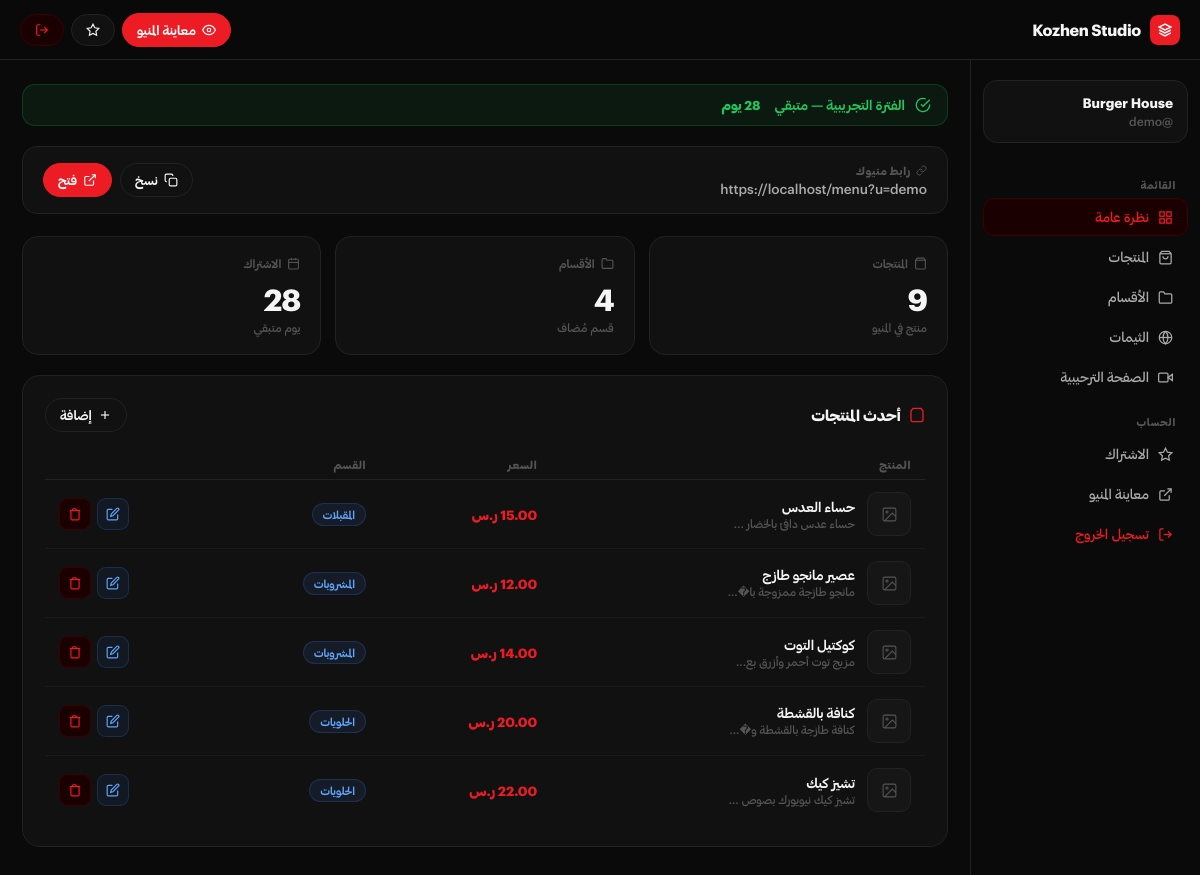
/dashboard (signed in), run on the app's committed database.
### tables this page shows
CREATE TABLE users (
            id INTEGER PRIMARY KEY AUTOINCREMENT,
            username TEXT UNIQUE NOT NULL,
            email TEXT UNIQUE NOT NULL,
            password TEXT NOT NULL,
            restaurant_name TEXT NOT NULL,
            subscription_status TEXT DEFAULT 'trial',
            selected_theme TEXT DEFAULT 'dark',
            trial_start DATE,
            trial_end DATE,
            subscription_end DATE,
            created_at DATETIME DEFAULT CURRENT_TIMESTAMP
        , video_url TEXT DEFAULT '', social_tiktok TEXT DEFAULT '', social_instagram TEXT DEFAULT '', social_snapchat TEXT DEFAULT '', social_location TEXT DEFAULT '', social_whatsapp TEXT DEFAULT '', social_facebook TEXT DEFAULT '', hero_image TEXT DEFAULT '');

CREATE TABLE products (
            id INTEGER PRIMARY KEY AUTOINCREMENT,
            user_id INTEGER,
            name TEXT NOT NULL,
            description TEXT,
            price REAL NOT NULL,
            category TEXT,
            image_url TEXT,
            is_available BOOLEAN DEFAULT 1,
            created_at DATETIME DEFAULT CURRENT_TIMESTAMP,
            FOREIGN KEY (user_id) REFERENCES users(id) ON DELETE CASCADE
        );

CREATE TABLE categories (
            id INTEGER PRIMARY KEY AUTOINCREMENT,
            user_id INTEGER NOT NULL,
            slug TEXT NOT NULL,
            name TEXT NOT NULL,
            icon TEXT DEFAULT 'utensils',
            color TEXT DEFAULT '#8b5cf6',
            sort_order INTEGER DEFAULT 0,
            created_at DATETIME DEFAULT CURRENT_TIMESTAMP,
            FOREIGN KEY (user_id) REFERENCES users(id) ON DELETE CASCADE
        );

### config/config.php (called while the page is built, shortened)
<?php
require_once __DIR__ . '/../includes/functions.php';
function getUser($user_id = null) {
    $db = Database::getConnection();
    $id = $user_id ?? $_SESSION['user_id'] ?? null;
    $stmt = $db->prepare("SELECT * FROM users WHERE id = ?");
    $stmt->execute([$id]);
    return $stmt->fetch(PDO::FETCH_ASSOC);
}
function checkSubscription($user_id) {
    $user = getUser($user_id);
    $today = date('Y-m-d');
    if ($user['subscription_status'] == 'trial') {
        $days_left = (strtotime($user['trial_end']) - strtotime($today)) / 86400;
        return ['status' => 'active', 'plan' => 'trial', 'days_left' => ceil($days_left)];
    }
    return ['status' => 'inactive'];
}
?>

### includes/functions.php (called while the page is built, shortened)
<?php
function getProducts($user_id) {
    $db = Database::getConnection();
    $stmt = $db->prepare("SELECT * FROM products WHERE user_id = ? AND is_available = 1 ORDER BY created_at DESC");
    $stmt->execute([$user_id]);
    return $stmt->fetchAll(PDO::FETCH_ASSOC);
}
function getCategories($user_id) {
    $db = Database::getConnection();
    $stmt = $db->prepare("SELECT * FROM categories WHERE user_id = ? ORDER BY sort_order ASC, id ASC");
    $stmt->execute([$user_id]);
    return $stmt->fetchAll(PDO::FETCH_ASSOC);
}
?>

### dashboard.php (the view, shortened to what this page needs)
<?php
require_once 'config/config.php';
$user         = getUser();
$subscription = checkSubscription($_SESSION['user_id']);
$products     = getProducts($_SESSION['user_id']);
$cats         = getCategories($_SESSION['user_id']);
$menu_url = SITE_URL . 'menu?u=' . urlencode($user['username']);
?><!DOCTYPE html>
<html lang="ar" dir="rtl">
<head>
</head>
<body>
<div class="topbar">
  <a href="index.php" class="topbar-logo">
    <div class="logo-mark">
      <svg viewBox="0 0 24 24"><path d="M12 2L2 7l10 5 10-5-10-5zM2 17l10 5 10-5M2 12l10 5 10-5"/></svg>
    </div>
    <span class="logo-text">Kozhen Studio</span>
  </a>
  <div class="topbar-right">
    <a href="<?php echo $menu_url; ?>" target="_blank" class="t-btn t-btn-primary">
      <svg viewBox="0 0 24 24"><path d="M1 12s4-8 11-8 11 8 11 8-4 8-11 8-11-8-11-8z"/><circle cx="12" cy="12" r="3"/></svg>
      معاينة المنيو
    </a>
    <a href="/subscribe" class="t-btn t-btn-ghost">
      <svg viewBox="0 0 24 24"><polygon points="12 2 15.09 8.26 22 9.27 17 14.14 18.18 21.02 12 17.77 5.82 21.02 7 14.14 2 9.27 8.91 8.26 12 2"/></svg>
    </a>
    <a href="/logout" class="t-btn t-btn-danger">
      <svg viewBox="0 0 24 24"><path d="M9 21H5a2 2 0 0 1-2-2V5a2 2 0 0 1 2-2h4"/><polyline points="16 17 21 12 16 7"/><line x1="21" y1="12" x2="9" y2="12"/></svg>
    </a>
  </div>
</div>
<div class="layout">
  <aside class="sidebar">
    <div class="user-card">
      <div class="user-card-name"><?php echo htmlspecialchars($user['restaurant_name']); ?></div>
      <div class="user-card-handle">@<?php echo htmlspecialchars($user['username']); ?></div>
    </div>
    <div class="sidebar-section">القائمة</div>
    <button class="nav-item active" id="nav-overview" onclick="showSection('overview')">
      <svg viewBox="0 0 24 24"><rect x="3" y="3" width="7" height="7"/><rect x="14" y="3" width="7" height="7"/><rect x="14" y="14" width="7" height="7"/><rect x="3" y="14" width="7" height="7"/></svg>
      نظرة عامة
    </button>
    <button class="nav-item" id="nav-products" onclick="showSection('products')">
      <svg viewBox="0 0 24 24"><path d="M6 2 3 6v14a2 2 0 0 0 2 2h14a2 2 0 0 0 2-2V6l-3-4z"/><line x1="3" y1="6" x2="21" y2="6"/><path d="M16 10a4 4 0 0 1-8 0"/></svg>
      المنتجات
    </button>
    <button class="nav-item" id="nav-categories" onclick="showSection('categories')">
      <svg viewBox="0 0 24 24"><path d="M22 19a2 2 0 0 1-2 2H4a2 2 0 0 1-2-2V5a2 2 0 0 1 2-2h5l2 3h9a2 2 0 0 1 2 2z"/></svg>
      الأقسام
    </button>
    <button class="nav-item" id="nav-themes" onclick="showSection('themes')">
      <svg viewBox="0 0 24 24"><circle cx="12" cy="12" r="10"/><path d="M12 2a14.5 14.5 0 0 0 0 20 14.5 14.5 0 0 0 0-20"/><line x1="2" y1="12" x2="22" y2="12"/></svg>
      الثيمات
    </button>
    <button class="nav-item" id="nav-splash" onclick="showSection('splash')">
      <svg viewBox="0 0 24 24"><polygon points="23 7 16 12 23 17 23 7"/><rect x="1" y="5" width="15" height="14" rx="2" ry="2"/></svg>
      الصفحة الترحيبية
    </button>
    <div class="sidebar-section">الحساب</div>
    <a href="/subscribe" class="nav-item">
      <svg viewBox="0 0 24 24"><polygon points="12 2 15.09 8.26 22 9.27 17 14.14 18.18 21.02 12 17.77 5.82 21.02 7 14.14 2 9.27 8.91 8.26 12 2"/></svg>
      الاشتراك
    </a>
    <a href="<?php echo $menu_url; ?>" target="_blank" class="nav-item">
      <svg viewBox="0 0 24 24"><path d="M18 13v6a2 2 0 0 1-2 2H5a2 2 0 0 1-2-2V8a2 2 0 0 1 2-2h6"/><polyline points="15 3 21 3 21 9"/><line x1="10" y1="14" x2="21" y2="3"/></svg>
      معاينة المنيو
    </a>
    <a href="/logout" class="nav-item danger">
      <svg viewBox="0 0 24 24"><path d="M9 21H5a2 2 0 0 1-2-2V5a2 2 0 0 1 2-2h4"/><polyline points="16 17 21 12 16 7"/><line x1="21" y1="12" x2="9" y2="12"/></svg>
      تسجيل الخروج
    </a>
  </aside>
  <main class="main">
    <?php if ($subscription['plan'] == 'trial'): ?>
    <div class="alert <?php echo $subscription['days_left'] <= 7 ? 'alert-warning' : 'alert-success'; ?>">
      <svg viewBox="0 0 24 24"><?php echo $subscription['days_left'] <= 7 ? '<path d="M10.29 3.86L1.82 18a2 2 0 0 0 1.71 3h16.94a2 2 0 0 0 1.71-3L13.71 3.86a2 2 0 0 0-3.42 0z"/><line x1="12" y1="9" x2="12" y2="13"/><line x1="12" y1="17" x2="12.01" y2="17"/>' : '<path d="M22 11.08V12a10 10 0 1 1-5.93-9.14"/><polyline points="22 4 12 14.01 9 11.01"/>'; ?></svg>
      الفترة التجريبية — متبقي <strong style="margin:0 4px"><?php echo $subscription['days_left']; ?> يوم</strong>
    </div>
    <?php endif; ?>
    <div class="link-box">
      <div>
        <div class="link-box-label">
          <svg viewBox="0 0 24 24"><path d="M10 13a5 5 0 0 0 7.54.54l3-3a5 5 0 0 0-7.07-7.07l-1.72 1.71"/><path d="M14 11a5 5 0 0 0-7.54-.54l-3 3a5 5 0 0 0 7.07 7.07l1.71-1.71"/></svg>
          رابط منيوك
        </div>
        <div class="link-box-url"><?php echo $menu_url; ?></div>
      </div>
      <div class="link-box-actions">
        <button class="t-btn t-btn-ghost" onclick="copyLink()">
          <svg viewBox="0 0 24 24"><rect x="9" y="9" width="13" height="13" rx="2" ry="2"/><path d="M5 15H4a2 2 0 0 1-2-2V4a2 2 0 0 1 2-2h9a2 2 0 0 1 2 2v1"/></svg>
          نسخ
        </button>
        <a href="<?php echo $menu_url; ?>" target="_blank" class="t-btn t-btn-primary">
          <svg viewBox="0 0 24 24"><path d="M18 13v6a2 2 0 0 1-2 2H5a2 2 0 0 1-2-2V8a2 2 0 0 1 2-2h6"/><polyline points="15 3 21 3 21 9"/><line x1="10" y1="14" x2="21" y2="3"/></svg>
          فتح
        </a>
      </div>
    </div>
    <div id="section-overview">
      <div class="stats-row">
        <div class="stat">
          <div class="stat-label">
            <svg viewBox="0 0 24 24"><path d="M6 2 3 6v14a2 2 0 0 0 2 2h14a2 2 0 0 0 2-2V6l-3-4z"/><line x1="3" y1="6" x2="21" y2="6"/></svg>
            المنتجات
          </div>
          <div class="stat-value"><?php echo count($products); ?></div>
          <div class="stat-sub">منتج في المنيو</div>
        </div>
        <div class="stat">
          <div class="stat-label">
            <svg viewBox="0 0 24 24"><path d="M22 19a2 2 0 0 1-2 2H4a2 2 0 0 1-2-2V5a2 2 0 0 1 2-2h5l2 3h9a2 2 0 0 1 2 2z"/></svg>
            الأقسام
          </div>
          <div class="stat-value"><?php echo count($cats); ?></div>
          <div class="stat-sub">قسم مُضاف</div>
        </div>
        <div class="stat">
          <div class="stat-label">
            <svg viewBox="0 0 24 24"><rect x="3" y="4" width="18" height="18" rx="2" ry="2"/><line x1="16" y1="2" x2="16" y2="6"/><line x1="8" y1="2" x2="8" y2="6"/><line x1="3" y1="10" x2="21" y2="10"/></svg>
            الاشتراك
          </div>
          <div class="stat-value"><?php echo $subscription['days_left']; ?></div>
          <div class="stat-sub">يوم متبقي</div>
        </div>
      </div>
      <div class="card">
        <div class="card-head">
          <h2>
            <svg viewBox="0 0 24 24"><path d="M6 2 3 6v14a2 2 0 0 0 2 2h14a2 2 0 0 0 2-2V6l-3-4z"/></svg>
            أحدث المنتجات
          </h2>
          <button class="t-btn t-btn-ghost" onclick="showSection('products')">
            <svg viewBox="0 0 24 24"><line x1="12" y1="5" x2="12" y2="19"/><line x1="5" y1="12" x2="19" y2="12"/></svg>
            إضافة
          </button>
        </div>
        <?php if (empty($products)): ?>
        <div class="empty-state">
          <svg viewBox="0 0 24 24"><path d="M6 2 3 6v14a2 2 0 0 0 2 2h14a2 2 0 0 0 2-2V6l-3-4z"/><line x1="3" y1="6" x2="21" y2="6"/><path d="M16 10a4 4 0 0 1-8 0"/></svg>
          لا يوجد منتجات بعد
        </div>
        <?php else: ?>
        <table class="prod-table">
          <thead><tr><th>المنتج</th><th>السعر</th><th>القسم</th><th></th></tr></thead>
          <tbody>
            <?php foreach(array_slice($products,0,5) as $p):
              $catObj = array_filter($cats, fn($c)=>$c['slug']==$p['category']);
              $catObj = reset($catObj);
              $catName = $catObj ? $catObj['name'] : $p['category'];
            ?>
            <tr id="pr-<?php echo $p['id']; ?>">
              <td><div style="display:flex;align-items:center;gap:12px">
                <?php if($p['image_url']): ?>
                <img src="<?php echo htmlspecialchars($p['image_url']); ?>" class="prod-img" id="pimg-<?php echo $p['id']; ?>">
                <?php else: ?>
                <div class="prod-img-placeholder" id="pimg-<?php echo $p['id']; ?>"><svg viewBox="0 0 24 24"><rect x="3" y="3" width="18" height="18" rx="2" ry="2"/><circle cx="8.5" cy="8.5" r="1.5"/><polyline points="21 15 16 10 5 21"/></svg></div>
                <?php endif; ?>
                <div>
                  <div class="prod-name" id="pname-<?php echo $p['id']; ?>"><?php echo htmlspecialchars($p['name']); ?></div>
                  <div class="prod-desc" id="pdesc-<?php echo $p['id']; ?>"><?php echo htmlspecialchars(substr($p['description'],0,40)); ?><?php echo strlen($p['description'])>40?'...':''; ?></div>
                </div>
              </div></td>
              <td><span class="prod-price" id="pprice-<?php echo $p['id']; ?>"><?php echo number_format($p['price'],2); ?> ر.س</span></td>
              <td><span class="badge badge-cat"><?php echo htmlspecialchars($catName); ?></span></td>
              <td><div class="btn-actions">
                <button class="btn-icon btn-edit" onclick="openEdit(<?php echo $p['id']; ?>)"><svg viewBox="0 0 24 24"><path d="M11 4H4a2 2 0 0 0-2 2v14a2 2 0 0 0 2 2h14a2 2 0 0 0 2-2v-7"/><path d="M18.5 2.5a2.121 2.121 0 0 1 3 3L12 15l-4 1 1-4 9.5-9.5z"/></svg></button>
                <button class="btn-icon btn-del" onclick="delProduct(<?php echo $p['id']; ?>)"><svg viewBox="0 0 24 24"><polyline points="3 6 5 6 21 6"/><path d="M19 6v14a2 2 0 0 1-2 2H7a2 2 0 0 1-2-2V6m3 0V4a1 1 0 0 1 1-1h4a1 1 0 0 1 1 1v2"/></svg></button>
              </div></td>
            </tr>
            <?php endforeach; ?>
          </tbody>
        </table>
        <?php endif; ?>
      </div>
    </div>
  </main>
</div>
</body>
</html>

### data on the page
users: restaurant_name "Burger House", username "demo", trial_end "28", username "https://localhost/menu?u=demo"
products: name "حساء العدس", description "حساء عدس دافئ بالخضار", price "15.00"
categories: name "المقبلات"
products: name "عصير مانجو طازج", description "مانجو طازجة ممزوجة با�", price "12.00"
categories: name "المشروبات"
products: name "كوكتيل التوت", description "مزيج توت أحمر وأزرق بع"
products: name "كنافة بالقشطة", description "كنافة طازجة بالقشطة و�", price "20.00"
categories: name "الحلويات"
products: name "تشيز كيك", description "تشيز كيك نيويورك بصوص"

### other printed values
count($products) "9"
count($cats) "4"
